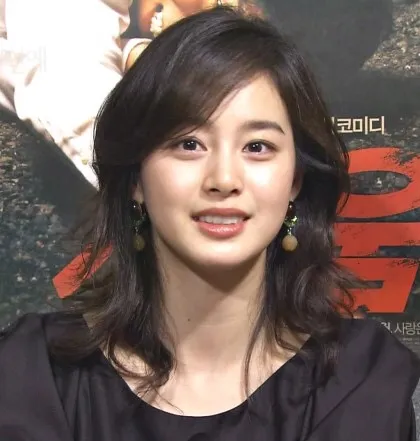
#> input picture cut_eye/faceimg.webp, 420 x 441 px, found by its file name
$ python howtocutimg.py
#> lines starting #> are read from the running program, lines starting #| are printed output that depends on the picture; after the words box and inside, x2 and y2 are one past the last pixel; in counts of white or black regions, pixels touching at a corner belong together
import cv2

img = cv2.imread('comp/faceimg.webp')
#> img is the input picture: shape (441, 420, 3); mean B, G, R 93.3, 99.2, 116.7
x, y = 100, 100
w, h = 200, 200
cut = img[x:x+h, y:y+w]
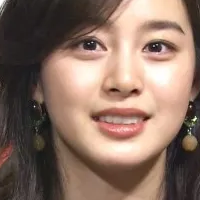
#> cut: shape (200, 200, 3); mean B, G, R 98.9, 112, 137.2
cv2.rectangle(cut,(0, 0), (w-1, h-1), (0, 255, 255), 5 )
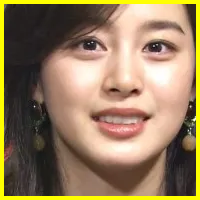
#> cut: shape (200, 200, 3); 7.84% of pixels changed, all inside (x1, y1, x2, y2) = (0, 0, 200, 200)
#> (the run stopped early here; a loop or call above may not have finished)
